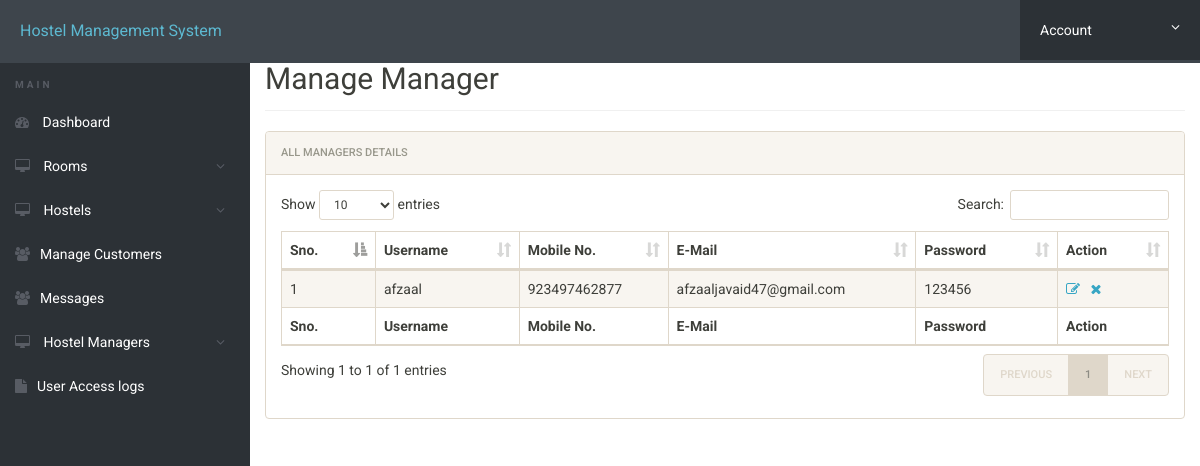
Page /Hostel/admin/manage-manager.php (signed in) on the committed database.
### tables this page shows
CREATE TABLE `hostel_manager` (
  `Hostel_man_id` int(10) NOT NULL,
  `Username` varchar(255) NOT NULL,
  `Fname` varchar(255) NOT NULL,
  `Lname` varchar(255) NOT NULL,
  `Mob_no` varchar(255) NOT NULL,
  `email` varchar(255) NOT NULL,
  `Hostel_id` int(10) NOT NULL,
  `Pwd` varchar(100) NOT NULL,
  `Isadmin` tinyint(1) DEFAULT '0'
);

### Hostel/admin/manage-manager.php (the view, shortened to what this page needs)
<?php
include('includes/config.php');
?>
<!doctype html>
<html lang="en" class="no-js">
<head>
<link rel="stylesheet" href="css/font-awesome.min.css">
<link rel="stylesheet" href="css/bootstrap.min.css">
<link rel="stylesheet" href="css/dataTables.bootstrap.min.css">
<link rel="stylesheet" href="css/bootstrap-social.css">
<link rel="stylesheet" href="css/bootstrap-select.css">
<link rel="stylesheet" href="css/fileinput.min.css">
<link rel="stylesheet" href="css/awesome-bootstrap-checkbox.css">
<link rel="stylesheet" href="css/style.css">
</head>
<body>
<?php include('includes/header.php');?>
<div class="ts-main-content">
<?php include('includes/sidebar.php');?>
<div class="content-wrapper">
<div class="container-fluid">
<div class="row">
<div class="col-md-12">
<h2 class="page-title" style="margin-top:4%">Manage Manager</h2>
<div class="panel panel-default">
<div class="panel-heading">All Managers Details</div>
<div class="panel-body">
<table id="zctb" class="display table table-striped table-bordered table-hover" cellspacing="0" width="100%">
<thead>
<tr>
<th>Sno.</th>
<th>Username</th>
<th>Mobile No.</th>
<th>E-Mail</th>
<th>Password</th>
<th>Action</th>
</tr>
</thead>
<tfoot>
<tr>
<th>Sno.</th>
<th>Username</th>
<th>Mobile No.</th>
<th>E-Mail</th>
<th>Password</th>
<th>Action</th>
</tr>
</tfoot>
<tbody>
<?php
$ret="SELECT * FROM `hostel_manager` WHERE `Isadmin`='0' ";
$stmt= $mysqli->prepare($ret) ;
$stmt->execute() ;
$res=$stmt->get_result();
$cnt=1;
while($row=$res->fetch_object())
{
?>
<tr><td><?php echo $cnt;?></td>
<td><?php echo $row->Username;?></td>
<td><?php echo $row->Mob_no;?></td>
<td><?php echo $row->email;?></td>
<td><?php echo $row->Pwd;?></td>
<td><a href="edit-manager.php?id=<?php echo $row->Hostel_man_id;?>"><i class="fa fa-edit"></i></a>&nbsp;&nbsp;
<a href="manage-manager.php?del=<?php echo $row->Hostel_man_id;?>" onclick="return confirm('Do you want to delete');"><i class="fa fa-close"></i></a></td>
</tr>
<?php
$cnt=$cnt+1;
} ?>
</tbody>
</table>
</div>
</div>
</div>
</div>
</div>
</div>
</div>
</body>
</html>

### Hostel/admin/css/style.css (style rules this page uses)
html { font-size: 14px; }
@media only screen and (min-width: 480px) { html { font-size: 17px; } }
@media only screen and (min-width: 768px) { html { font-size: 14px; } }
body { font-size: 1em; }
a { color: #37a6c4; }
.panel { overflow: hidden; }
.page-title { padding-bottom: 15px; margin-bottom: 20px; border-bottom: 1px solid #f0f0f0; }
.ts-main-content .content-wrapper { padding-top: 15px; margin-top: 10px; }
@media only screen and (min-width: 992px) { .ts-main-content .content-wrapper { margin-left: 250px; } }

### rows in the picture
hostel_manager: Username "afzaal", Mob_no "923497462877", email "afzaaljavaid47@gmail.com", Pwd "123456"
